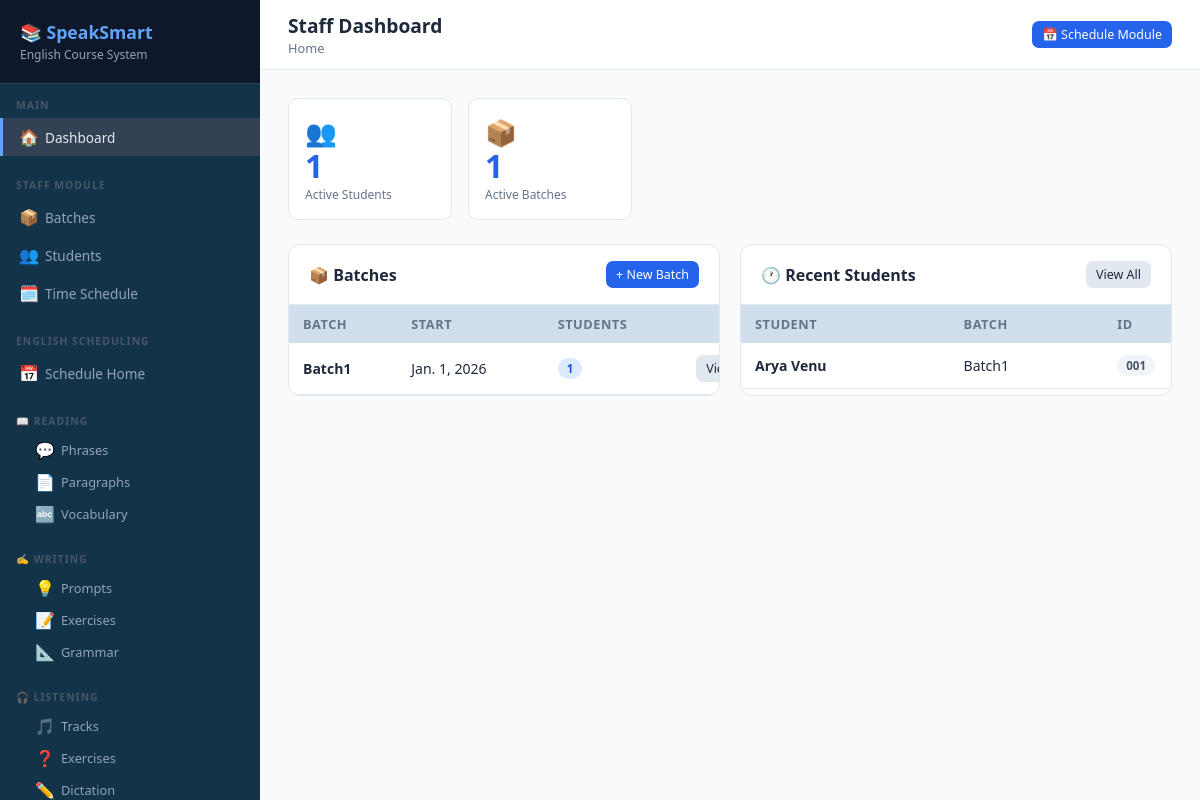
The page /staff/dashboard/ (signed in) on the database as committed earlier.
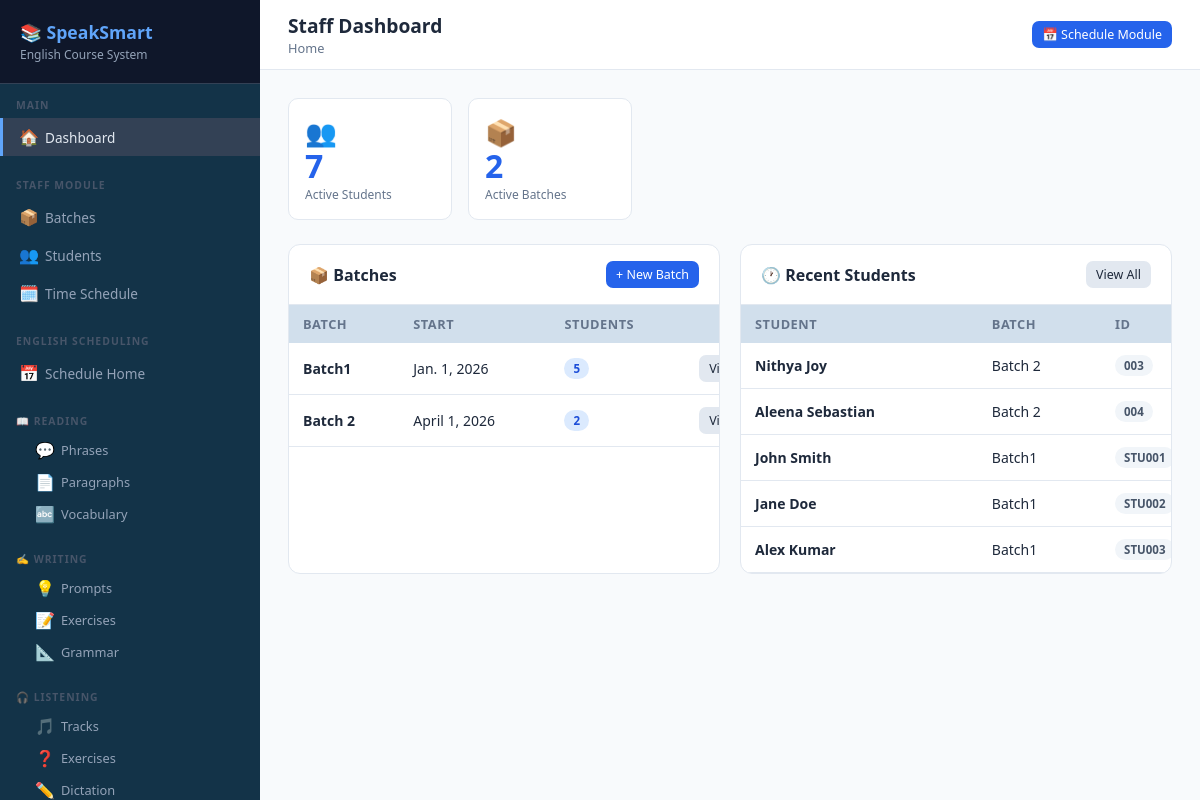
The same page on the database as committed later.
### staff/models.py (models this page shows, shortened)
class Batch(models.Model):
    name = models.CharField(max_length=100)
    description = models.TextField(blank=True)
    start_date = models.DateField()
    end_date = models.DateField(null=True, blank=True)
    created_by = models.ForeignKey(User, on_delete=models.SET_NULL, null=True)
    created_at = models.DateTimeField(auto_now_add=True)
    is_active = models.BooleanField(default=True)
    def student_count(self):
        return self.students.count()

class Student(models.Model):
    GENDER_CHOICES = [('M', 'Male'), ('F', 'Female'), ('O', 'Other')]
    user = models.OneToOneField(User, on_delete=models.CASCADE, related_name='student_profile', null=True, blank=True)
    student_id = models.CharField(max_length=20, unique=True)
    first_name = models.CharField(max_length=100)
    last_name = models.CharField(max_length=100)
    email = models.EmailField(unique=True)
    phone = models.CharField(max_length=15, blank=True)
    gender = models.CharField(max_length=1, choices=GENDER_CHOICES, blank=True)
    date_of_birth = models.DateField(null=True, blank=True)
    batch = models.ForeignKey(Batch, on_delete=models.SET_NULL, null=True, related_name='students')
    enrolled_date = models.DateField(auto_now_add=True)
    is_active = models.BooleanField(default=True)
    def get_full_name(self):
        return f"{self.first_name} {self.last_name}"

### staff/views.py (the view)
# urls.py: path('', views.scheduling_dashboard, name='dashboard'),
@login_required
def dashboard(request):
    if not request.user.is_staff:
        return redirect('staff:student_portal')
    today          = date.today()
    total_students = Student.objects.filter(is_active=True).count()
    total_batches  = Batch.objects.filter(is_active=True).count()
    recent_students = Student.objects.order_by('-enrolled_date')[:5]
    batches         = Batch.objects.filter(is_active=True)
    today_classes   = ClassSchedule.objects.filter(date=today).select_related('batch').order_by('start_time')
    upcoming        = ClassSchedule.objects.filter(date__gt=today, status='scheduled') \
                                           .select_related('batch').order_by('date', 'start_time')[:5]
    return render(request, 'staff/dashboard.html', {
        'total_students':  total_students,
        'total_batches':   total_batches,
        'recent_students': recent_students,
        'batches':         batches,
        'today_classes':   today_classes,
        'upcoming_classes': upcoming,
        'today':           today,
    })

### staff/templates/staff/dashboard.html (shortened to what this page needs)
{% extends "base.html" %}
{% block page_title %}Staff Dashboard{% endblock %}
{% block topbar_actions %}<a href="{% url 'scheduling:dashboard' %}" class="btn btn-primary btn-sm">📅 Schedule Module</a>{% endblock %}
{% block content %}
<div class="stats-grid">
    <div class="stat-card">
        <div class="icon-big">👥</div>
        <div class="num">{{ total_students }}</div>
        <div class="label">Active Students</div>
    </div>
    <div class="stat-card">
        <div class="icon-big">📦</div>
        <div class="num">{{ total_batches }}</div>
        <div class="label">Active Batches</div>
    </div>
</div>
<div style="display:grid;grid-template-columns:1fr 1fr;gap:20px">
    <div class="card">
        <div class="card-header">
            <h3>📦 Batches</h3>
            <a href="{% url 'staff:batch_create' %}" class="btn btn-primary btn-sm">+ New Batch</a>
        </div>
        <div class="card-body" style="padding:0">
            <table>
                <thead><tr><th>Batch</th><th>Start</th><th>Students</th><th></th></tr></thead>
                <tbody>
                {% for batch in batches %}
                <tr>
                    <td><strong>{{ batch.name }}</strong></td>
                    <td>{{ batch.start_date }}</td>
                    <td><span class="badge badge-primary">{{ batch.student_count }}</span></td>
                    <td><a href="{% url 'staff:batch_students' batch.pk %}" class="btn btn-secondary btn-sm">View</a></td>
                </tr>
                {% empty %}
                <tr><td colspan="4" style="text-align:center;color:#94a3b8;padding:30px">No batches yet</td></tr>
                {% endfor %}
                </tbody>
            </table>
        </div>
    </div>
    <div class="card">
        <div class="card-header">
            <h3>🕐 Recent Students</h3>
            <a href="{% url 'staff:student_list' %}" class="btn btn-secondary btn-sm">View All</a>
        </div>
        <div class="card-body" style="padding:0">
            <table>
                <thead><tr><th>Student</th><th>Batch</th><th>ID</th></tr></thead>
                <tbody>
                {% for s in recent_students %}
                <tr>
                    <td><strong>{{ s.get_full_name }}</strong></td>
                    <td>{{ s.batch.name|default:"—" }}</td>
                    <td><span class="badge badge-secondary">{{ s.student_id }}</span></td>
                </tr>
                {% empty %}
                <tr><td colspan="3" style="text-align:center;color:#94a3b8;padding:30px">No students yet</td></tr>
                {% endfor %}
                </tbody>
            </table>
        </div>
    </div>
</div>
{% endblock %}

Rows that differ between the two databases and show on the page:
no longer on this page (row unchanged): Student: get_full_name "Arya Venu", batch.name "Batch1", student_id "001"
computed for Batch "Batch1": student_count "1" → "5"
added Batch: name "Batch 2", start_date "April 1, 2026", student_count "2"
added Student: get_full_name "Nithya Joy", batch.name "Batch 2", student_id "003"
added Student: get_full_name "Aleena Sebastian", batch.name "Batch 2", student_id "004"
added Student: get_full_name "John Smith", batch.name "Batch1", student_id "STU001"
added Student: get_full_name "Jane Doe", batch.name "Batch1", student_id "STU002"
added Student: get_full_name "Alex Kumar", batch.name "Batch1", student_id "STU003"
Other text that changed with them:
{{ total_students }}: "1" → "7"
{{ total_batches }}: "1" → "2"
